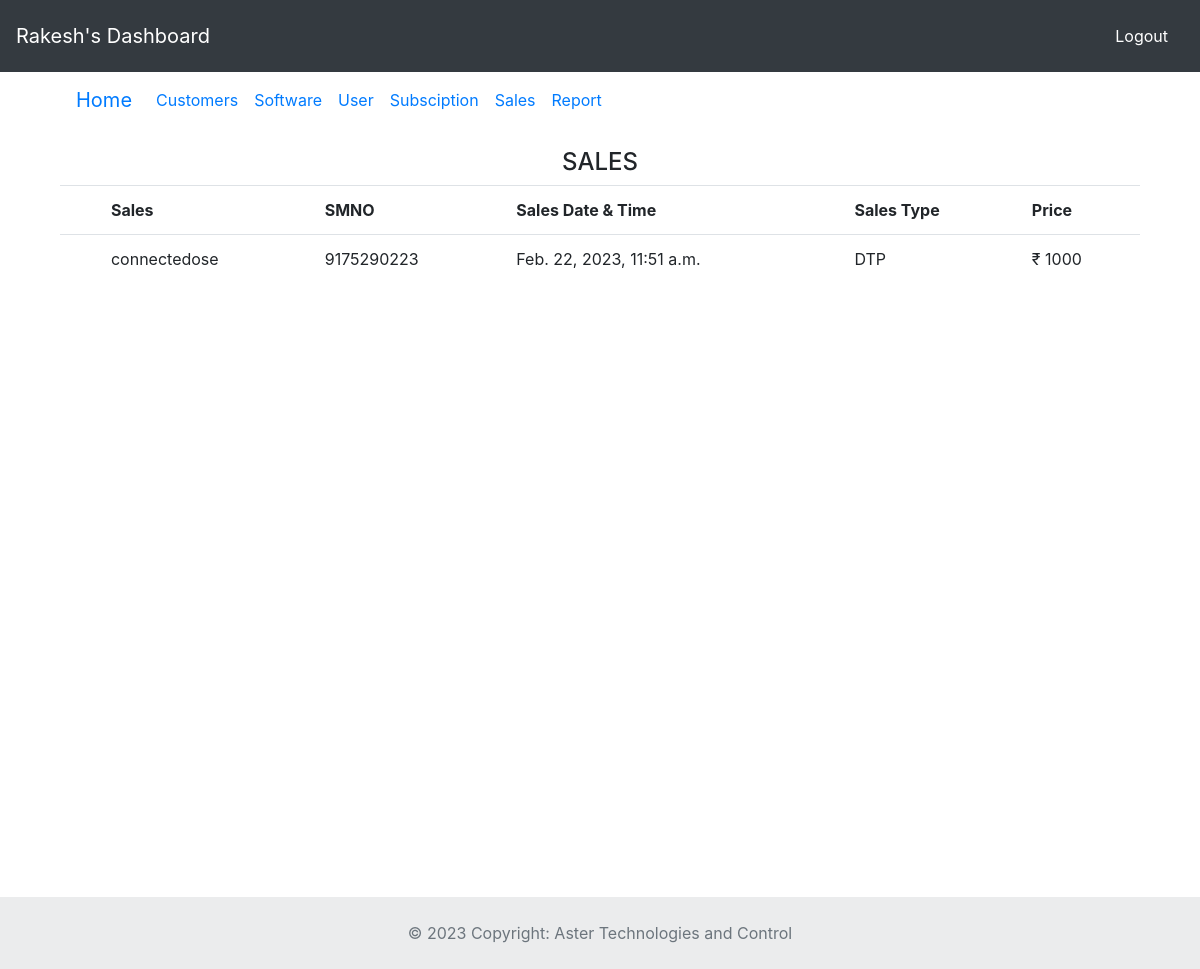
The page /csales/3/ (signed in) on the database its author committed.
### astercrm/models.py (models this page shows, shortened)
class Sales(models.Model):
	datetime=models.DateTimeField(auto_now_add=True)
	usage_id = models.ForeignKey(Usage,on_delete=models.CASCADE)
	price = models.IntegerField()
	sales_type = models.CharField(max_length=30)
	plant_smno=models.CharField(unique=True,max_length=15)

class Usage(models.Model):
	class Meta():
		unique_together = ('usage_user', 'usage_software')
	usage_user = models.ForeignKey(User, on_delete=models.CASCADE)
	usage_software = models.ForeignKey(Software, on_delete=models.CASCADE)

class Software(models.Model):
	name = models.CharField(max_length=15)
	url = models.CharField(max_length=50)
	feature_addon = models.CharField(max_length=30, default="None")
	module_addon = models.CharField(max_length=30,default="None")

### astercrm/views.py (the view)
# urls.py: path('csales/<id>/',views.csales_call),
@login_required
def csales_call(request,id):
	sa=Sales.objects.filter(usage_id__usage_user__id=id)
	return render(request,'sales.html',{'sa':sa,'userid':id})

### templates/sales.html (shortened to what this page needs)
{% extends 'dashboard.html' %}
{% block body %}
{% if userid %}
        {% include 'navbar.html' %}
{% endif %}
<div class="container" style="margin-top:20px;">
{% if sa %}
<h4 align="center">SALES</h4>
<table class="table">
  <tbody>
    <tr>
      <th scope="row" class="card-group"></th>
      <th>Sales</th>
      <th>SMNO</th>
      <th>Sales Date & Time</th>
      <th>Sales Type</th>
      <th>Price</th>
    </tr>
	</div>
	<tr>
      {% for i in sa %}
			<th scope="row" class="card-group"></th>
				<td>{{ i.usage_id.usage_software.name }}</td>
      			<td>{{i.plant_smno }}</td>
      			<td>{{ i.datetime }}</td>
      			<td>{{ i.sales_type }}</td>
      			<td>₹ {{ i.price }}</td>
       {% endfor %}
    </tr>
{% else %}
    <h4 align="center">No Data Available!!</h4>
{% endif %}
</div>
{% endblock %}

### templates/dashboard.html (shortened to what this page needs)
{% extends 'base.html' %}
{% block navbar %}
<nav class="navbar navbar-expand-lg navbar-dark bg-dark">
  <a class="navbar-brand" href="#">{{ request.user.first_name }}'s Dashboard </a>
  <div class="collapse navbar-collapse" id="navbarText">
    <ul class="navbar-nav mr-auto">
      <li class="nav-item active">
        <a class="nav-link" href="#"><span class="sr-only">(current)</span></a>
      </li>
      <li class="nav-item">
        <a class="nav-link" href="#"></a>
      </li>
      <li class="nav-item">
        <a class="nav-link" href="#"></a>
      </li>
    </ul>
    <span class="navbar-text">
      <a class="nav-link" href="/logout/">Logout</a>
    </span>
  </div>
</nav>
{% endblock %}

### rows shown on the page
Sales: usage_id.usage_software.name "connectedose", plant_smno "9175290223", datetime "Feb. 22, 2023, 11:51 a.m.", sales_type "DTP", price "1000"

### other values the page prints
{{ request.user.first_name }} "Rakesh"
